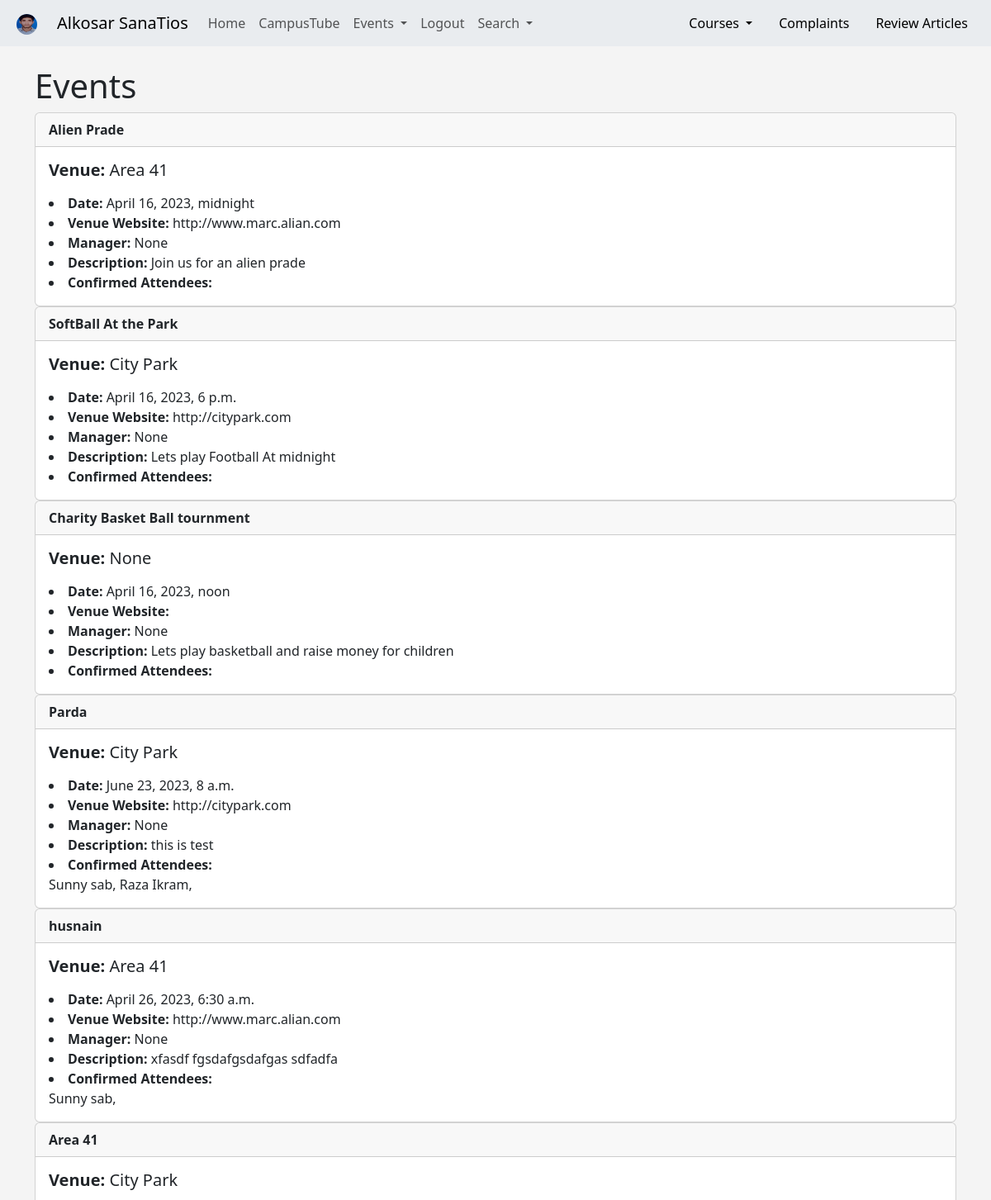
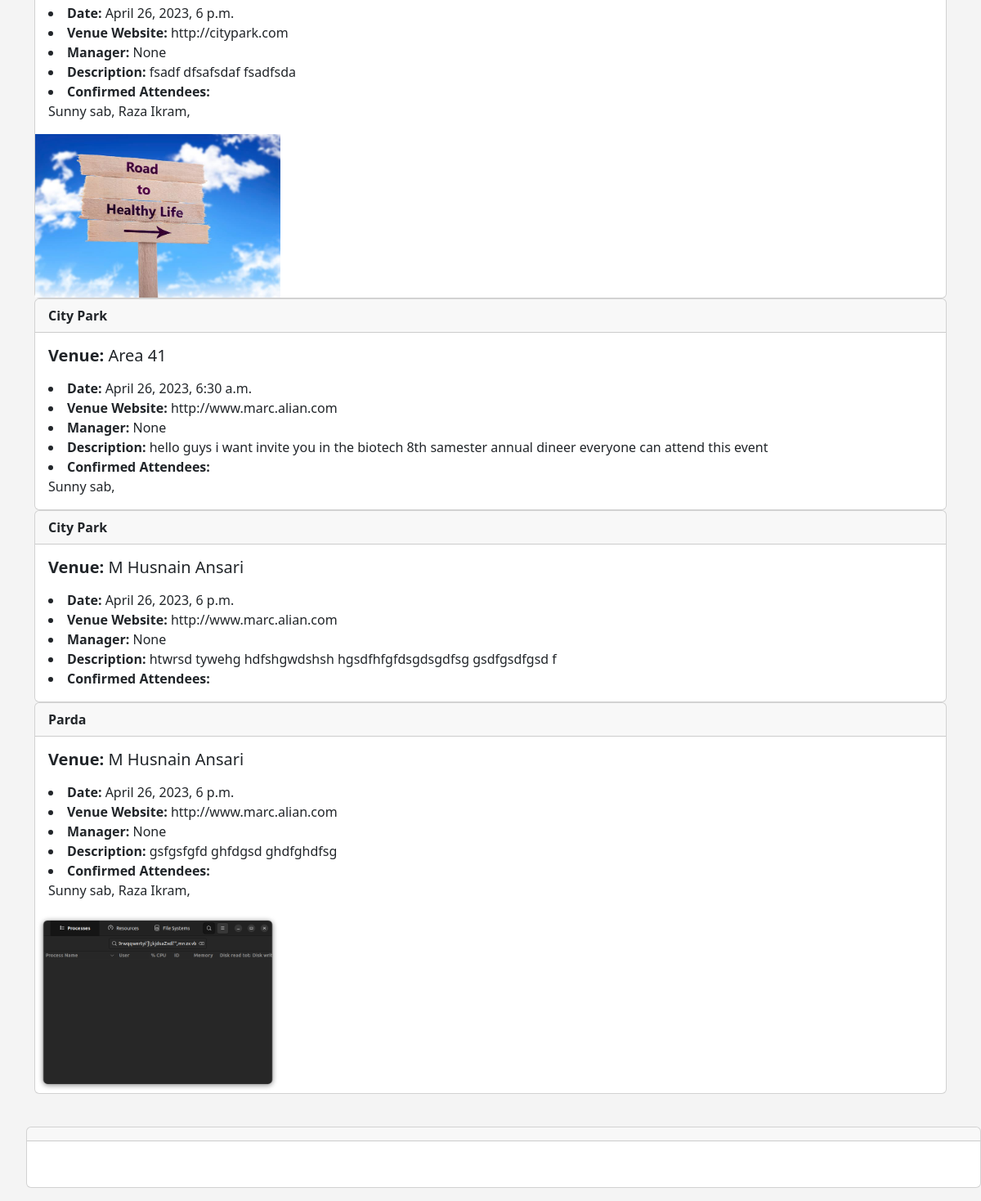
The app's page /events (signed in), older data (2 pictures, top to bottom).
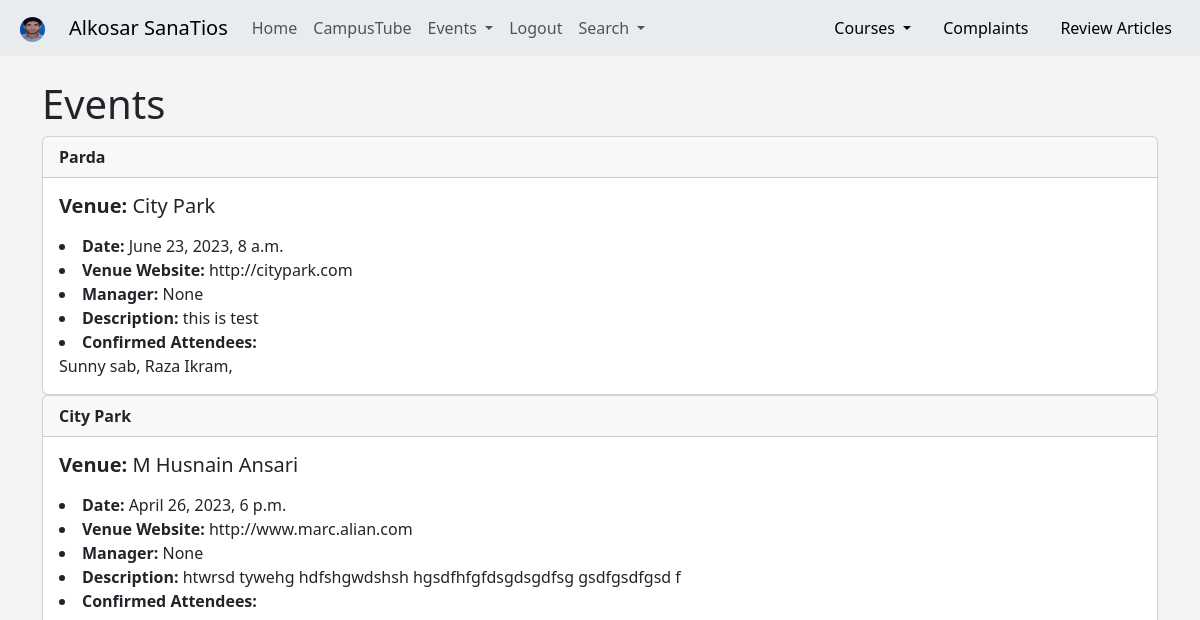
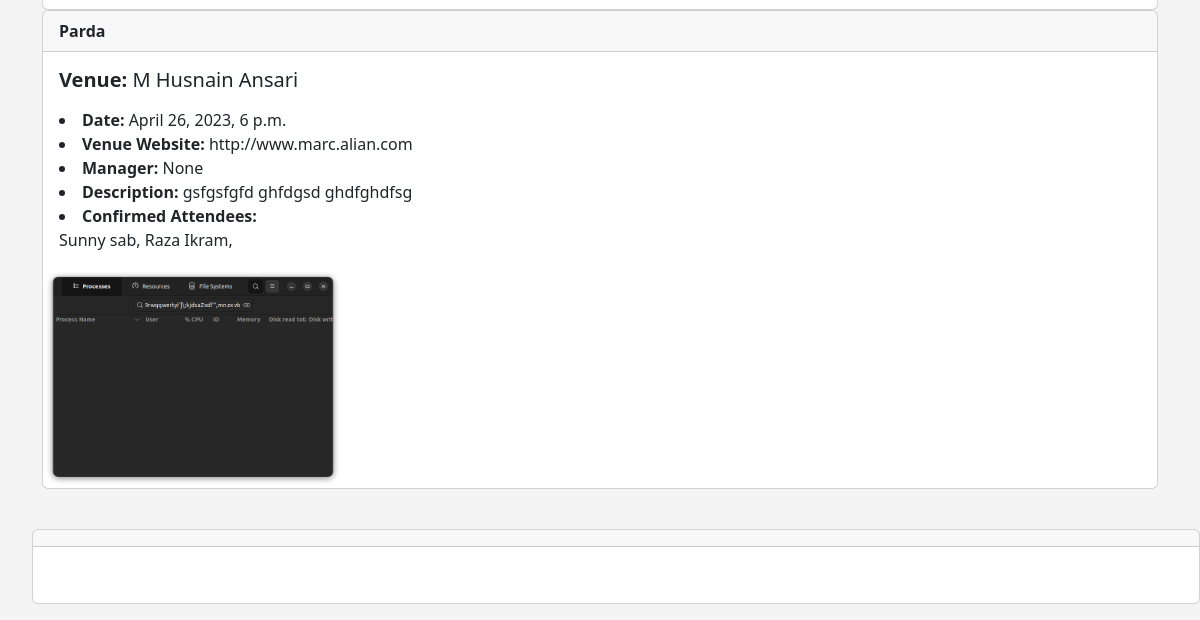
The same page, newer data (2 pictures, top to bottom).
### home/models.py (models this page shows, shortened)
class Event(models.Model):
    name= models.CharField('Event Name', max_length=120)
    event_date = models.DateTimeField('Event Date')
    venue = models.ForeignKey(Venue, blank=True, null = True, on_delete=models.CASCADE)
    manager = models.ForeignKey(User, blank= True, null = True, on_delete=models.SET_NULL)
    description = models.TextField(blank = True)
    attendees = models.ManyToManyField(MyClubUser, blank = True)
    venue_image = models.ImageField(null=True, blank=True, upload_to = 'images/')

class Venue(models.Model):
    name = models.CharField('Venue Name', max_length=120)
    address = models.CharField(max_length=100)
    zip_code = models.CharField(max_length=20)
    phone = models.CharField('Contact Phine', max_length=30, blank = True)
    web = models.URLField('Website Address', blank = True)
    email_address = models.EmailField('Email Address', blank = True)
    def __str__(self):
        return self.name

class MyClubUser(models.Model):
    first_name = models.CharField(max_length=30)
    last_name = models.CharField(max_length=30)
    email = models.EmailField('User Email')
    def __str__(self):
        return self.first_name + ' ' + self.last_name

### home/views.py (the view)
# urls.py: path('events', views.all_events, name = 'list_events' ),
def all_events(request):
   event_list = Event.objects.all()
   return render(request, 'home/event_list.html', {
       'event_list': event_list,
   })

### home/templates/home/event_list.html (shortened to what this page needs)
{% extends 'home/base.html' %}
{% block content %}
{% if user.is_authenticated %}
<div>
 <h1> Events </h1>
 {% for event in event_list  %}
 <div class="card">
  <div class="card-header">
    <strong> {{ event.name }}  </strong>
  </div>
  <div class="card-body">
    <h5 class="card-title"> <b> Venue:</b> {{ event.venue }}</h5>
    <p class="card-text">
      <li class="card-text"><b> Date:</b> {{ event.event_date }} </li>
      <li class="card-text"><b> Venue Website:</b> {{ event.venue.web }} </li>
      <li class="card-text"><b> Manager:</b> {{ event.manager }} </li>
      <li class="card-text"><b> Description:</b> {{ event.description }} </li>
      <li class="card-text"><b>Confirmed Attendees:</b> </li>
      {% for user in  event.attendees.all %}
        {{ user }},
      {% endfor %}
    </div>
    {% if event.venue_image %}
<img src= "{{ event.venue_image.url }}" width =300 >
{% endif %}
  </div>
   {% endfor %}
   <br>
  </div>
</div>
<ul>
   <div class="card">
     <h5 class="card-header"> </h5>
       <div class="card-body">
{% endif %}
<br>
{% endblock content %}

Row changes from the older to the newer data that the page shows:
removed Event: name "Alien Prade", venue "Area 41", event_date "April 16, 2023, midnight", venue.web "http://www.marc.alian.com", manager "None", description "Join us for an alien prade"
removed Event: name "SoftBall At the Park", venue "City Park", event_date "April 16, 2023, 6 p.m.", venue.web "http://citypark.com", manager "None", description "Lets play Football At midnight"
removed Event: name "Charity Basket Ball tournment", venue "None", event_date "April 16, 2023, noon", manager "None", description "Lets play basketball and raise money for children"
removed Event: name "husnain", venue "Area 41", event_date "April 26, 2023, 6:30 a.m.", venue.web "http://www.marc.alian.com", manager "None", description "xfasdf fgsdafgsdafgas sdfadfa", MyClubUser (first_name+last_name "Sunny sab")
removed Event: name "Area 41", venue "City Park", event_date "April 26, 2023, 6 p.m.", venue.web "http://citypark.com", manager "None", description "fsadf dfsafsdaf fsadfsda", venue_image (picture), MyClubUser (first_name+last_name "Sunny sab"), MyClubUser (first_name+last_name "Raza Ikram")
removed Event: name "City Park", venue "Area 41", event_date "April 26, 2023, 6:30 a.m.", venue.web "http://www.marc.alian.com", manager "None", description "hello guys i want invite you in the biotech 8th samester annual dineer everyone can attend this event", MyClubUser (first_name+last_name "Sunny sab")
